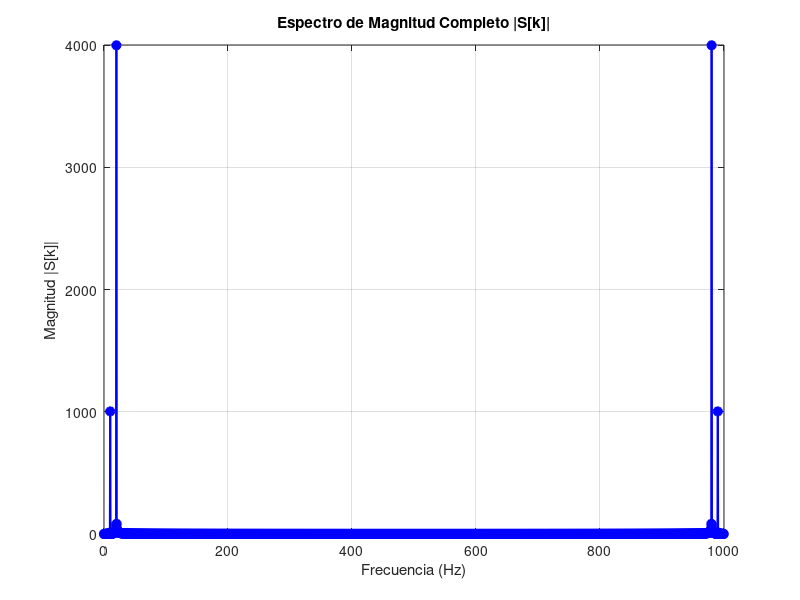

Recreate this plot in MATLAB.
#generar una señal s(t)=sin(2*pi*f1.*t)+4.*sin(2*pi*f2*t) con f1=10 f2=20
#obtener su version discreta s[n] con periodo de muestreo T=0.001s 
#en el intervalo de tiempo t=[0,.....1) a continuacion
%1) calcular la TDF s[k] de la senal s[n] y grafique el espectro de magnitud
#de S[k]
%Verificar la relacion de parseval para la TDF:

f1=10;
f2=20;

fs=1000; #frec de muestreo
t=0:1/fs:2;
N=length(t);

%defino la senal
s=sin(2*pi*f1*t)+4*sin(2*pi*f2*t);

%calculo usando la funcion de octave
%s_k=fft(s);
%calculo el espectro de magnitud usando abs
%magnitud_s=abs(s_k);
% Creamos un vector de índice 'k' para el eje X (de 0 a N-1)
%k = 0:(N-1); 
%stem(k, magnitud_s, 'b', 'MarkerFaceColor', 'b');
%title('Espectro de Magnitud de S[k]');
%xlabel('Índice de frecuencia (k)');
%ylabel('Magnitud |S[k]|');
%grid on;
%pause(10);

%entiendo el objetivo del curso vamos a calcularla a pata.
xr=zeros(1,N); #es donde guardare mi resultado.
for k=0:(N-1)
    suma=0;
    %ahora debo recorrer cada n q representa cada instante de tiempo de 0 a N-1
    for n=0:(N-1)
    %ahora genero el elemento de la base de fourier exponencial compleja
    expo=exp(-1i*2*pi*k*n/N);
    %luego multiplicamos  al muestra de la senal por la exponencial y acumulo
    suma=suma+s(n+1)*expo; %debo sumar uno por los indices de octave.
    end 
    xr(k+1)=suma;
end

% Comprobamos la magnitud para graficar
magnitud_r=abs(xr);

% 1. Armamos el vector de frecuencias COMPLETO para el eje X
% fs es la frecuencia de muestreo (1000 Hz) y N es el nuevo total de muestras (2000)
frecuencias_x = (0:(N-1)) * (fs / N);

% 2. Graficamos usando 'plot' todo el vector de magnitudes sin recortar
figure(1);
% Nota: Dejé 'b-o', pero al ser 2000 puntos los círculos se verán muy juntos. 
% Si se ve empastado, puedes cambiarlo a 'b-'
plot(frecuencias_x, magnitud_r, 'b-o', 'LineWidth', 1.5, 'MarkerFaceColor', 'b');
title('Espectro de Magnitud Completo |S[k]|');
xlabel('Frecuencia (Hz)');
ylabel('Magnitud |S[k]|');
grid on;
pause(10);

#ahora procedemos a la parte de verificar el teorema de parseval.
#para ello debemos encontrar la energia de cada muestra de la senal
#y luego sumar todos esos valores para encontrar la energia total
energia_t=sum(s.^2);

#calculo la energia en el dom de frec
energia_f=sum(magnitud_r.^2)/N;

fprintf('\n--- Teorema de Parseval ---\n');
fprintf('Energía en el Tiempo:       %.4f\n', energia_t);
fprintf('Energía en la Frecuencia:   %.4f\n', energia_f);


########################################################################
%PARTE 2 EJ 1
s2=sin(2*pi*f1*t)+4*sin(2*pi*f2*t)+4;
#analizar los cambios en el espectro de magnitud respecto de s[k]
s2_k=fft(s2);
magnitud_s2=abs(s2_k);
% 5. Preparación de los datos para graficar (Zoom de 0 a 100 Hz)
% Como N=1000 y fs=1000, la resolución es exactamente 1 Hz por índice.
frecuencias_x = 0:100; 
magnitud_cortada = magnitud_s2(1:101); % Extraemos los primeros 101 valores

% 6. Gráfica del espectro
%figure(1);
%stem(frecuencias_x, magnitud_cortada, 'b', 'LineWidth', 1.5, 'MarkerFaceColor', 'b');
%title('Espectro de Magnitud |S_2[k]| (con nivel continua)');
%xlabel('Frecuencia (Hz)');
%ylabel('Magnitud |S[k]|');
%grid on;
%pause(10);

#lo nuevo que observamos es un nuevo pico pegado al eje y, esto es propio del factor
#que se agrego sumando (+4), esto es el resultado de que la funcion fft, osea la transf
#de fourier a detectado la cte +4 y acumulado su energia a lo largo de mil muestras
#con resultado 4x1000 osea 4000.
